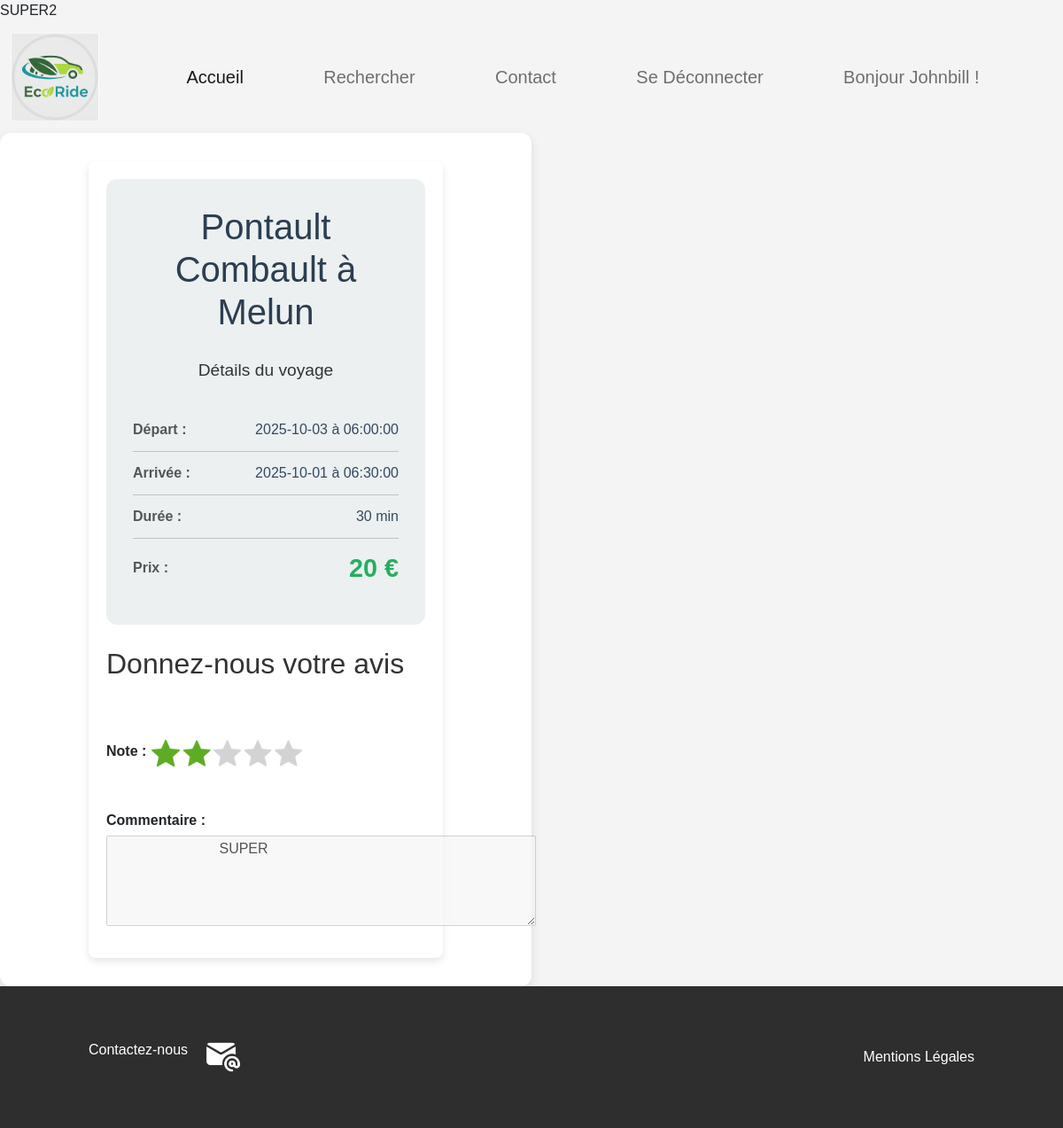
Screenshot of /detail_avis.php?voyageId=1 (signed in) with the database file from the repository.
### tables this page shows
CREATE TABLE `participation` (
  `Avis_id` int(11) NOT NULL,
  `Commentaire` varchar(50) NOT NULL,
  `Note` int(11) NOT NULL,
  `Statut` enum('Payé','Annulé','En attente de validation','Validé','Refusé') NOT NULL DEFAULT 'Payé',
  `Credit` decimal(10,2) NOT NULL,
  `Utilisateur_id` int(11) NOT NULL,
  `Covoiturage_id` int(11) NOT NULL,
  `Employe_Id` int(11) NOT NULL
);

CREATE TABLE `covoiturage` (
  `Covoiturage_id` int(11) NOT NULL,
  `Date_depart` date NOT NULL,
  `Heure_depart` time NOT NULL,
  `Adresse_depart` varchar(50) NOT NULL,
  `Ville_depart` varchar(50) NOT NULL,
  `Date_arrivee` date NOT NULL,
  `Heure_arrivee` time NOT NULL,
  `Adresse_arrivee` varchar(50) NOT NULL,
  `Ville_arrivee` varchar(50) NOT NULL,
  `Statut` enum('Ouvert','En cours','Terminé','Annulé') NOT NULL DEFAULT 'Ouvert',
  `Nb_place` int(50) NOT NULL,
  `Prix_personne` float NOT NULL,
  `Duree` int(11) NOT NULL,
  `Voiture_id` int(11) NOT NULL
);

### classes/Utilisateur.php (called while the page is built, shortened)
<?php
class Utilisateur
{
    private int $id;
    public function __construct(int $id, PDO $pdo)
    {
        $this->id = $id;
        $sql = "SELECT Utilisateur_Id, Pseudo, Statut, Utilisateur_id, Nom, Prenom, Date_naissance, Note, Adresse, Telephone, Email, Photo, Animal_accepte, Fumeur_accepte, Autre_preference, Credit FROM utilisateur WHERE Utilisateur_Id = ?";
        $stmt = $pdo->prepare($sql);
        $stmt->execute([$id]);
        $user = $stmt->fetch();
        if ($user) {
            $roles = Utilisateur::loadRoles($id, $pdo);
        }
    }
    public static function loadRoles(int $userId, PDO $pdo): array
    {
        $sql = "SELECT role.Role_Id, Libelle FROM role JOIN utilisateur_role ON role.Role_Id = utilisateur_role.Role_Id WHERE Utilisateur_Id = ?";
        $stmt = $pdo->prepare($sql);
        $stmt->execute([$userId]);
        $roles = $stmt->fetchAll();
        if ($roles) {
            return $roles;
        }
        return [];
    }
    public static function checkUserRole(array $roles): string
    {
        $userRole = "";
        $userIsChauffeur = false;
        $userIsPassager = false;
        $userIsEmployee = false;
        $userIsAdmin = false;
        foreach ($roles as $role) {
            if ($role['Libelle'] == Utilisateur::USER_ROLE_CHAUFFEUR) {
                $userIsChauffeur = true;
            }
            if ($role['Libelle'] == Utilisateur::USER_ROLE_PASSAGER) {
                $userIsPassager = true;
            }
        }
        if ($userIsAdmin) {
            $userRole = Utilisateur::USER_ROLE_ADMIN;
        } else if ($userIsEmployee) {
            $userRole = Utilisateur::USER_ROLE_EMPLOYE;
        } else if ($userIsChauffeur && $userIsPassager) {
            $userRole = Utilisateur::USER_ROLE_PASSAGER_ET_CHAUFFEUR;
        } else if ($userIsPassager) {
            $userRole = Utilisateur::USER_ROLE_PASSAGER;
        } else if ($userIsChauffeur) {
            $userRole = Utilisateur::USER_ROLE_CHAUFFEUR;
        }
        return $userRole;
    }
    public function getId(): int
    {
        return $this->id;
    }
}
?>

### classes/Avis.php (called while the page is built, shortened)
<?php
class Avis
{
    private int $note;
    private string $commentaire;
    private Voyage $voyage;
    public function __construct(int $userId, int $voyageId, PDO $pdo)
    {
        $sql = "SELECT Avis_Id, Commentaire, Note, Statut, Credit, Covoiturage_Id, Utilisateur_Id FROM participation WHERE Utilisateur_Id = ? AND Covoiturage_Id = ? AND Statut != ?";
        $stmt = $pdo->prepare($sql);
        $stmt->execute([$userId, $voyageId, Avis::PARTICIPATION_STATUT_ANNULE]);
        $resultat = $stmt->fetch(PDO::FETCH_ASSOC);
        if ($resultat) {
            if (count($resultat) > 0) {
                $this->note = $resultat["Note"];
                $this->commentaire = $resultat["Commentaire"];
                $this->utilisateur = new Utilisateur($userId, $pdo);
                $this->voyage = new Voyage($voyageId, $pdo);
            }
        }
    }
    public function getNote(): int
    {
        return $this->note;
    }
    public function getComments(): string {
        return $this->commentaire;
    }
    public function getVoyage(): Voyage
    {
        return $this->voyage;
    }
}
?>

### classes/Voyage.php (called while the page is built, shortened)
<?php
class Voyage
{
    private string $placeDescription;
    private $departureDate;
    private $departureTime;
    private $arrivalDate;
    private $arrivalTime;
    private int $duree;
    private float $price;
    public function __construct(int $id, PDO $pdo)
    {
        if (($id != null) && ($id != '')) {
            $sql = 'SELECT Covoiturage_id, Date_depart, Heure_depart, Adresse_depart, Ville_depart, Date_arrivee, Heure_arrivee, Adresse_arrivee, Ville_arrivee, Statut, Nb_place, Prix_personne, Duree, Voiture_Id FROM covoiturage WHERE Covoiturage_id = ' . $id;
            foreach ($pdo->query($sql, PDO::FETCH_ASSOC) as $row) {
                $this->placeDescription = $row['Ville_depart'] . ' à ' . $row['Ville_arrivee'];
                $this->departureDate = $row['Date_depart'];
                $this->departureTime = $row['Heure_depart'];
                $this->arrivalDate = $row['Date_arrivee'];
                $this->arrivalTime = $row['Heure_arrivee'];
                $this->duree = $row['Duree'];
                $this->price = $row['Prix_personne'];
                $this->voiture = new Voiture($row['Voiture_Id'], $pdo);
            }
        }
    }
    public function getPlaceDescription(): string
    {
        return $this->placeDescription;
    }
    public function getDepartureDate(): string
    {
        return $this->departureDate;
    }
    public function getArrivalDate(): string
    {
        return $this->arrivalDate;
    }
    public function getDepartureTime(): string
    {
        return $this->departureTime;
    }
    public function getArrivalTime(): string
    {
        return $this->arrivalTime;
    }
    public function getDuree(): int
    {
        return $this->duree;
    }
    public function getPrice(): float
    {
        return $this->price;
    }
}
?>

### classes/Voiture.php (called while the page is built, shortened)
<?php
class Voiture
{
    private Utilisateur $driver;
    function __construct(int $id, PDO $pdo)
    {
        $sql = 'SELECT Voiture_Id, Ecologique, Marque, Modele, Energie, Immatriculation, YEAR(Date_premiere_immatriculation) as anneeImmat, Utilisateur_Id FROM voiture WHERE Voiture_Id  = ?';
        $stmt = $pdo->prepare($sql);
        $stmt->execute([$id]);
        $voiture = $stmt->fetch();
        if ($voiture) {
            $this->driver = new Utilisateur($voiture['Utilisateur_Id'], $pdo);
        }
    }
    public function getDriver(): Utilisateur
    {
        return $this->driver;
    }
}
?>

### detail_avis.php (the view, shortened to what this page needs)
<?php include 'imports.php' ?>
<?php
if (isset($_SESSION['id']) && isset($_SESSION['role'])) {
    $user = new Utilisateur($_SESSION['id'], $pdo);
    $editMode = false;
    if (isset($_GET['voyageId'])) {
        $avis = new Avis($user->getId(), $_GET['voyageId'], $pdo);
        $voyage = $avis->getVoyage();
        echo $avis->getNote();
    }
}
?>
<?php include 'html.php' ?>
<head>
    <?php include 'head.php' ?>
    <link rel="stylesheet" href="https://use.fontawesome.com/releases/v5.13.0/css/all.css">
</head>
<body>
    <?php include 'header.php' ?>
    <main>
        <div class="profile-container">
            <div class="container">
                <div class="main-content">
                    <div class="left-panel">
                        <div class="header">
                            <h1><?php echo $voyage->getPlaceDescription(); ?></h1>
                            <h2>Détails du voyage</h2>
                        </div>
                        <div class="detail-item">
                            <span class="label">Départ :</span>
                            <span
                                class="value"><?php echo $voyage->getDepartureDate() . " à " . $voyage->getDepartureTime(); ?></span>
                        </div>
                        <div class="detail-item">
                            <span class="label">Arrivée :</span>
                            <span
                                class="value"><?php echo $voyage->getArrivalDate() . " à " . $voyage->getArrivalTime(); ?></span>
                        </div>
                        <div class="detail-item">
                            <span class="label">Durée :</span>
                            <span class="value"><?php echo $voyage->getDuree() . ' min'; ?></span>
                        </div>
                        <div class="detail-item">
                            <span class="label">Prix :</span>
                            <span class="value price-value"><?php echo $voyage->getPrice(); ?> €</span>
                        </div>
                    </div>
                    <h2>Donnez-nous votre avis</h2>
                    <form action="<?php echo htmlspecialchars($_SERVER["REQUEST_URI"]); ?>" method="post">
                        <div class="avis_note_section">
                            <label for="note">Note :</label>
                            <?php
                            if (!$editMode) {
                                echo '<img class="avis_star" src="images/star_' . $avis->getNote() . '.png" alt="' . $avis->getNote() . ' sur 5">';
                            }
                            ?>
                        </div>
                        <br>
                        <label for="commentaire">Commentaire :</label>
                        <textarea name="commentaire" value="<?php echo $avis->getComments(); ?>" id="commentaire"
                            rows="4" cols="50" <?php if (!$editMode) {
                                echo "disabled";
                            } ?>>
                            <?php echo $avis->getComments(); ?>
                            </textarea>
                        <br>
                    </form>
                </div>
            </div>
        </div>
    </main>
    <?php include 'footer.php' ?>
</body>
</html>

### html.php
<html lang="fr">

### head.php (shortened to what this page needs)
<link href="https://cdn.jsdelivr.net/npm/bootstrap@5.2.3/dist/css/bootstrap.min.css" rel="stylesheet"
>
<link rel="stylesheet" href="styles/ecoride.css">

### header.php (shortened to what this page needs)
<?php
    $homepage = "index.php";
    if (isset($_SESSION["id"]) && isset($_SESSION["role"])) {
        $role = $_SESSION["role"];
        if ($role == Utilisateur::USER_ROLE_ADMIN) {
            $homepage = "accueil_administrateur.php";
        }
        else if ($role == Utilisateur::USER_ROLE_EMPLOYE) {
            $homepage = "accueil_employe.php";
        }
        else if (($role == Utilisateur::USER_ROLE_PASSAGER) || ($role == Utilisateur::USER_ROLE_CHAUFFEUR) || ($role == Utilisateur::USER_ROLE_PASSAGER_ET_CHAUFFEUR)) {
            $homepage = "accueil_utilisateur.php";
        }
    }
?>
<header>
    <nav class="navbar navbar-expand-lg bg-body-tertiary">
        <div class="container-fluid">
            <a class="navbar-brand" href="index.php">
                <img src="images/logo-ecoride.png" class="ecoride_logo" alt="Eco Ride">
            </a>
            <div class="collapse navbar-collapse" id="navbarSupportedContent">
                <ul class="navbar-nav me-auto mb-2 mb-lg-0 navbar_list">
                    <li class="nav-item">
                        <a class="nav-link nav-item-link active" aria-current="page" href="<?php echo $homepage; ?>">Accueil</a>
                    </li>
                    <li class="nav-item">
                        <a class="nav-link nav-item-link" href="recherche_voyage.php">Rechercher</a>
                    </li>
                    <li class="nav-item">
                        <a class="nav-link nav-item-link" href="contact.php">Contact</a>
                    </li>
                    <li class="nav-item">
                        <?php
                        if (isset($_SESSION["id"])) {
                            echo "<a class=\"nav-link nav-item-link\" href=\"deconnexion.php\">";
                            echo "Se Déconnecter";
                        } else {
                            echo "<a class=\"nav-link nav-item-link\" href=\"connexion.php\">";
                            echo "Se Connecter";
                        }
                        echo "</a>";
                        ?>
                    </li>
                    <?php if (isset($_SESSION["id"]) && isset($_SESSION["username"])): ?>
                        <li class="nav-item">
                            <a class="nav-link nav-item-link" href="edition_profil.php">Bonjour<?php echo " " . $_SESSION["username"]." ! "; ?></a>
                        </li>
                    <?php endif; ?>
                </ul>
            </div>
        </div>
    </nav>
</header>

### footer.php (shortened to what this page needs)
<footer>
    <div class="footer_section">
        <div class="footer_contact_section">
            <p class="contact_text">Contactez-nous</p>
            <a href="contact.php">
                <img class="contact_logo" src="images/adresse.png" alt="ecoride.studi.dummy@mail.com">
            </a>
        </div>
        <div>
            <a class="footer_mention" href="mention_legale.php">Mentions Légales</a>
        </div>
    </div>
</footer>

### styles/ecoride.css (style rules this page uses)
.ecoride_logo { width: 100px; }
.navbar_list { justify-content: space-evenly; width: 100%; }
.nav-item-link { font-size: 20px; }
.footer_section { background-color: rgb(45, 46, 45); display: flex; padding: 60px 100px; justify-content: space-between; align-items: center; }
.contact_logo { width: 40px; color: white; }
.footer_contact_section { display: flex; align-items: center; }
.contact_text { color: white; padding-right: 20px; }
.footer_mention { color: white; text-decoration: none; }
.container { background-color: #ffffff; border-radius: 16px; box-shadow: 0 10px 30px rgba(0, 0, 0, 0.1); padding: 40px; gap: 25px; max-width: 900px; width: 100%; }
.header { text-align: center; }
.header h1 { color: #2c3e50; font-size: 2.5em; margin: 0; margin-bottom: 30px; }
.header h2 { color: #7f8c8d; font-size: 1.2em; margin: 0; font-weight: normal; }
.main-content { display: flex; flex-direction: row; gap: 25px; flex-wrap: wrap; }
.left-panel { flex: 2; min-width: 300px; background-color: #ecf0f1; border-radius: 12px; padding: 30px; }
.detail-item { display: flex; justify-content: space-between; align-items: center; padding: 12px 0; border-bottom: 1px solid #bdc3c7; }
.detail-item:last-child { border-bottom: none; }
.label { color: #555; font-weight: bold; }
.value { color: #34495e; text-align: right; }
.price-value { font-size: 1.8em; font-weight: bold; color: #27ae60; }
@media (min-width: 768px) { .main-content { flex-direction: row; } }
@media (min-width: 768px) { .container { flex-direction: row; justify-content: space-between; align-items: flex-start; } }
@media (min-width: 768px) { .left-panel, .right-panel { min-width: auto; } }
.profile-container { background-color: #fff; padding: 2rem; border-radius: 12px; box-shadow: 0 4px 12px rgba(0, 0, 0, 0.1); width: 100%; max-width: 600px; }
.profile-container h2 { text-align: center; margin-bottom: 2rem; color: #333; }
.avis_note_section { align-items: center; display: flex; }
.avis_star { height: 50px; }
body { font-family: Arial, sans-serif; background-color: #f4f4f4; margin: 0; }
.container { max-width: 600px; margin: auto; background: #fff; padding: 20px; border-radius: 8px; box-shadow: 0 0 10px rgba(0, 0, 0, 0.1); }
h1 { text-align: center; color: #333; }
form div { margin-bottom: 15px; }
label { display: block; margin-bottom: 5px; font-weight: bold; }
.container { width: 400px; padding: 20px; background-color: #fff; border-radius: 8px; box-shadow: 0 4px 8px rgba(0, 0, 0, 0.1); }

### rows the page displays
participation: Note "2", commentaire "SUPER"
covoiturage: $voyage->getPlaceDescription() "Pontault Combault à Melun", Date_depart "2025-10-03", Heure_depart "06:00:00", Date_arrivee "2025-10-01", Heure_arrivee "06:30:00", Duree "30", Prix_personne "20"

### other values shown
$_SESSION["username"] "Johnbill"
